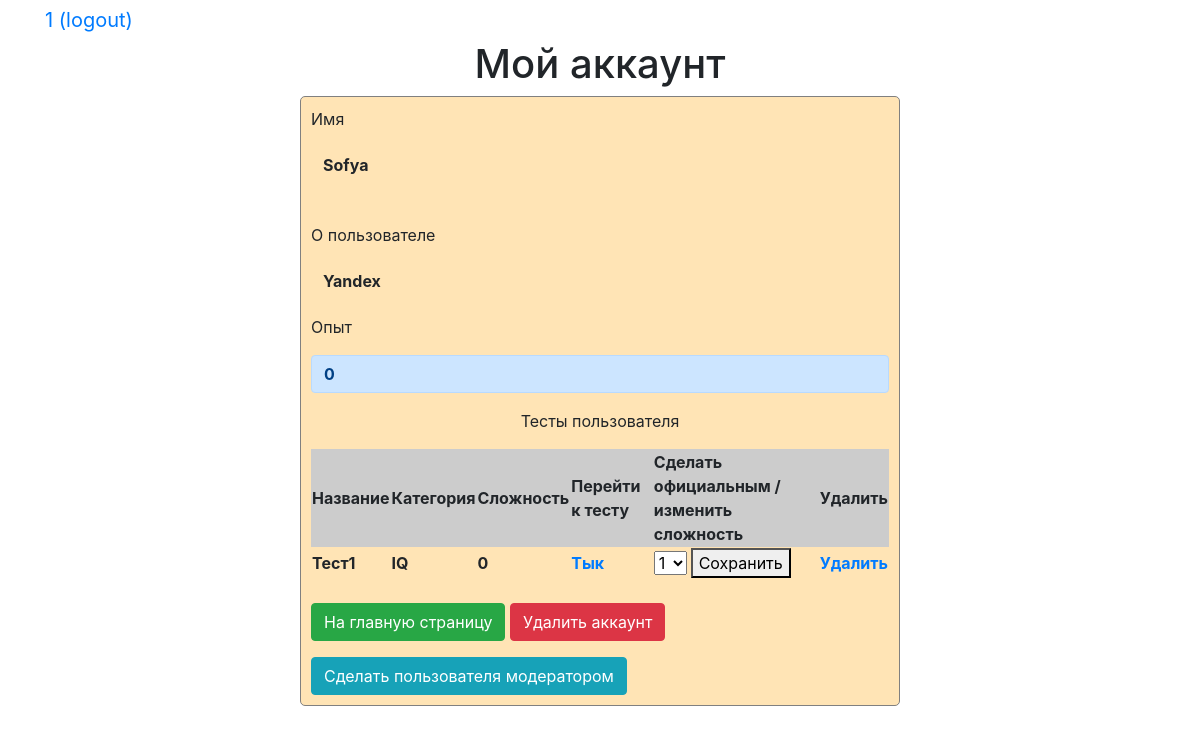
The app's page /other_account/3 (signed in) with its own data.
### data/user.py (models this page shows, shortened)
class User(SqlAlchemyBase, UserMixin):
    __tablename__ = 'users'
    id = sqlalchemy.Column(sqlalchemy.Integer,
                           primary_key=True, autoincrement=True)
    profile_pic = sqlalchemy.Column(sqlalchemy.String, nullable=True)
    name = sqlalchemy.Column(sqlalchemy.String, default='')
    about = sqlalchemy.Column(sqlalchemy.String, default='')
    email = sqlalchemy.Column(sqlalchemy.String,
                              index=True, unique=True, nullable=True)
    hashed_password = sqlalchemy.Column(sqlalchemy.String, nullable=True)
    created_date = sqlalchemy.Column(sqlalchemy.DateTime,
                                     default=datetime.datetime.now)
    tests = orm.relation("Test", back_populates='user')
    completed_tests = sqlalchemy.Column(sqlalchemy.String, default='0')
    user_tests = sqlalchemy.Column(sqlalchemy.String, default='0')
    moderator = sqlalchemy.Column(sqlalchemy.Boolean, default=False)
    xp = sqlalchemy.Column(sqlalchemy.Integer, default=0)

### data/test.py (models this page shows)
class Test(SqlAlchemyBase):
    __tablename__ = 'tests'
    id = sqlalchemy.Column(sqlalchemy.Integer,
                           primary_key=True, autoincrement=True)
    name = sqlalchemy.Column(sqlalchemy.String, nullable=True)
    category = sqlalchemy.Column(sqlalchemy.String, default='Без категории')
    about = sqlalchemy.Column(sqlalchemy.String, default='Без описания')
    attachment = sqlalchemy.Column(sqlalchemy.String, nullable=True)
    created_date = sqlalchemy.Column(sqlalchemy.DateTime,
                                     default=datetime.datetime.now)
    questions = sqlalchemy.Column(sqlalchemy.String, nullable=True)
    user_id = sqlalchemy.Column(sqlalchemy.Integer,
                                sqlalchemy.ForeignKey("users.id"))
    difficulty = sqlalchemy.Column(sqlalchemy.Integer, default=0)
    user = orm.relation('User')
    official = sqlalchemy.Column(sqlalchemy.Boolean, default=False)

### main.py (the view, shortened to what this page needs)
@app.route('/other_account/<id>', methods=['GET', 'POST'])
@login_required
def other_account(id):
    session = db_session.create_session()
    try:
        int(id)
        user = session.query(User).filter(User.id == int(id)).first()
    except Exception:
        user = session.query(User).filter(User.name == id).first()
    if user:
        data = session.query(Test).filter(Test.user == user)
        dont_show = list(map(int, current_user.completed_tests.split('')))
        return render_template('other_account.html', user=user, completed=dont_show, title='Аккаунт ' + user.name,
                               data=data, option_mod=[1, 2, 3, 4, 5])
    else:
        return 'User not found'

### data/db_session.py (called while the page is built)
def create_session() -> Session:
    global __factory
    return __factory()

### main.py (called while the page is built)
@login_manager.user_loader
def load_user(user_id):
    session = db_session.create_session()
    return session.query(User).get(user_id)

### templates/other_account.html (shortened to what this page needs)
{% extends "base.html" %}
{% block content %}
<h1 style="text-align: center">Мой аккаунт</h1>
<form class="login_form" action="" method="post" enctype="multipart/form-data">
    <p>
        Имя<br>
    </p>
    <p style="padding: 6px 12px">
        <strong> {{ user.name }} </strong>
    </p>
    <div>
    </div>
    <p>
        О пользователе<br>
    </p>
    <p style="padding: 6px 12px">
        <strong> {{ user.about }} </strong>
    </p>
    <p>
        Опыт<br>
    </p>
    <p class="alert alert-primary" role="alert" style="padding: 6px 12px">
        <strong> {{ user.xp }} </strong>
    </p>
    {%if data%}
    <p align="center">
        Тесты пользователя<br>
    </p>
    <table align="center">
        <tbody>
        <tr>
            <th bgcolor="#cccccc" align="center">Название</th>
            <th bgcolor="#cccccc" align="center">Категория</th>
            <th bgcolor="#cccccc" align="center">Сложность</th>
            <th bgcolor="#cccccc" align="center">Перейти к тесту</th>
            {%if current_user.moderator%}
            <th bgcolor="#cccccc" align="center">Сделать официальным / изменить сложность</th>
            <th bgcolor="#cccccc" align="center">Удалить</th>
            {%endif%}
        </tr>
        {% for test in data %}
        {%if test.official%}
        <tr bgcolor="#e0ffe0">
            {%else%}
        <tr>
            {%endif%}
            <th align="center">{{test.name}}</th>
            <th align="center">{{test.category}}</th>
            <th align="center">{{test.difficulty}}</th>
            {% if test.id not in completed %}
            <th align="center"><a href="/test_info/{{test.id}}">Тык</a></th>
            {%else%}
            <th align="center">Уже пройден</th>
            {%endif%}
            {%if current_user.moderator%}
            <th align="center">
                <form method="post">
                    <select name="moderator">
                        {% for opt in option_mod %}
                        <option value="{{test.id}}_{{ opt }}">{{opt}}</option>
                        {% endfor %}
                    </select>
                    <button type="submit">Сохранить</button>
                </form>
            </th>
            <th align="center"><a href="/delete_test/{{test.id}}?redir=/other_account/{{user.id}}">Удалить</a></th>
            {%endif%}
            {% endfor %}
        </tbody>
    </table>
    {%endif%}
    <br>
    <p>
        <a href="/" class="btn btn-success">На главную страницу</a>
        {%if current_user.moderator%}
        {%if not user.moderator%}
        <a href="/user_delete/{{user.id}}" class="btn btn-danger">Удалить аккаунт</a>
    </p>
    <a href="/user_official/{{user.id}}?redir=/other_account/{{user.id}}" class="btn btn-info">Сделать пользователя
        модератором</a>
    {%endif%}
    {%endif%}
</form>
{% endblock %}

### templates/base.html (shortened to what this page needs)
<!doctype html>
<html lang="ru">
<head>
    <link rel="stylesheet"
          href="https://stackpath.bootstrapcdn.com/bootstrap/4.4.1/css/bootstrap.min.css"
>
    <link rel="stylesheet" type="text/css" href="{{url_for('static', filename='css/style.css')}}"/>
</head>
<body>
<div class="container">
    {% if current_user.is_authenticated %}
    <a class="navbar-brand" href="/logout">{{ current_user.name }} (logout)</a>
    {% else %}
    <p>
        <a class="btn btn-primary " href="/register">Register</a>
        <a class="btn btn-success" href="/login">Login</a>
    </p>
    {% endif %}
    {% block content %}{% endblock %}
</div>
</body>
</html>

### static/css/style.css (style rules this page uses)
form.login_form { margin-left: auto; margin-right: auto; max-width: 600px; background-color: Moccasin; border: 1px solid gray; border-radius: 5px; padding: 10px; }

### records on screen
User: name "1"
User: name "Sofya", about "Yandex", xp "0"
Test: name "Тест1", category "IQ", difficulty "0"

### other values on screen
form field moderator "1"
